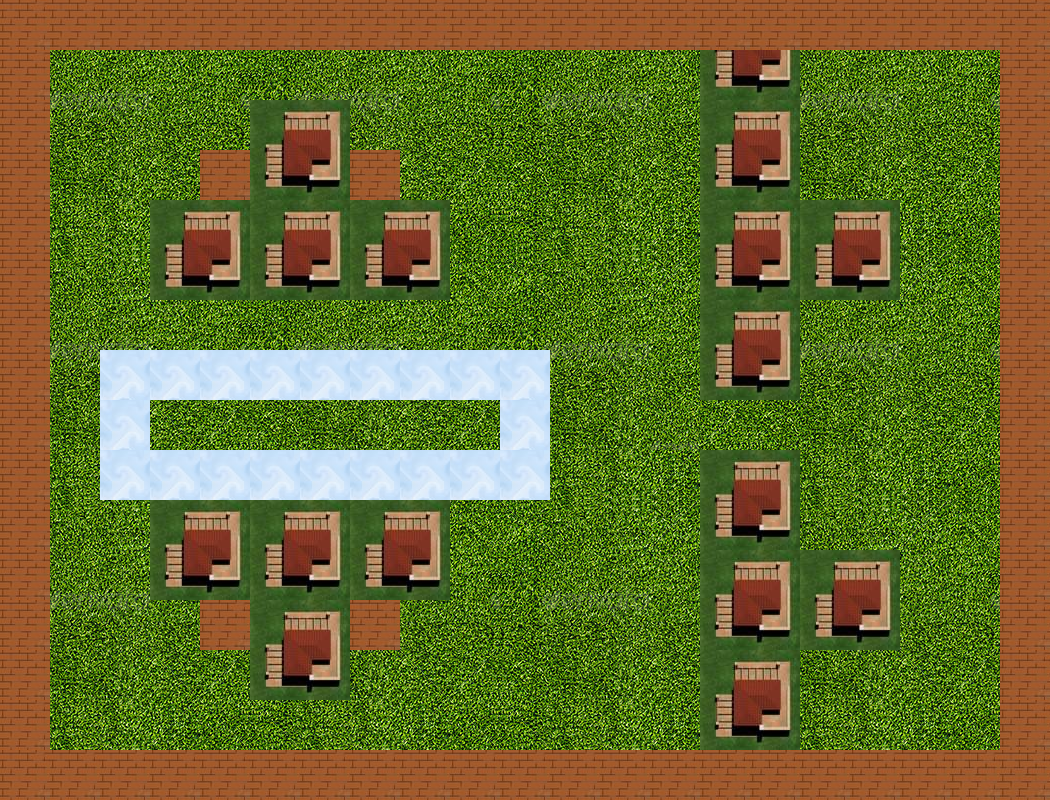

This is a level from a 2D game, rendered from its Tiled map with the project's own tilesets. A one-line summary and the map file follow, with tile-layer data summarised:
An orthogonal 21x16 tile map with 50x50 px tiles, 4 tile layers (Street, Building, Border, Snow), 10 tilesets and 1 object (SpawnPoint).

<map version="1.0" orientation="orthogonal" width="21" height="16" tilewidth="50" tileheight="50">
 <tileset firstgid="1" name="grassTexture" tilewidth="50" tileheight="50">
  <image source="grassTexture.jpg" width="590" height="590" />
 </tileset>
 <tileset firstgid="122" name="3" tilewidth="50" tileheight="50" spacing="1" margin="1">
  <image source="3.jpg" width="128" height="128" />
  <tile id="1">
   <properties>
    <property name="Collectable" value="True" />
   </properties>
  </tile>
 </tileset>
 <tileset firstgid="126" name="wall2" tilewidth="50" tileheight="50" spacing="1" margin="1">
  <image source="wall2.jpg" width="100" height="100" />
  <tile id="0">
   <properties>
    <property name="Collidable" value="True" />
   </properties>
  </tile>
 </tileset>
 <tileset firstgid="127" name="h1" tilewidth="50" tileheight="50">
  <image source="h1.jpg" width="111" height="100" />
  <tile id="0">
   <properties>
    <property name="Collidable" value="True" />
   </properties>
  </tile>
  <tile id="1">
   <properties>
    <property name="Collidable" value="True" />
   </properties>
  </tile>
  <tile id="2">
   <properties>
    <property name="Collidable" value="True" />
   </properties>
  </tile>
  <tile id="3">
   <properties>
    <property name="Collidable" value="True" />
   </properties>
  </tile>
 </tileset>
 <tileset firstgid="131" name="dark-blue" tilewidth="50" tileheight="50">
  <tileoffset x="0" y="2" />
  <image source="dark-blue.jpg" width="800" height="600" />
  <tile id="0">
   <properties>
    <property name="collectible2x" value="True" />
   </properties>
  </tile>
 </tileset>
 <tileset firstgid="323" name="powerup12" tilewidth="45" tileheight="45">
  <image source="powerup12.png" width="45" height="45" />
  <tile id="0">
   <properties>
    <property name="Power_blue" value="True" />
   </properties>
  </tile>
 </tileset>
 <tileset firstgid="324" name="life" tilewidth="45" tileheight="45">
  <image source="life.png" width="45" height="45" />
  <tile id="0">
   <properties>
    <property name="lives" value="True" />
   </properties>
  </tile>
 </tileset>
 <tileset firstgid="325" name="HandGernade_45x45" tilewidth="45" tileheight="45">
  <image source="HandGernade_45x45.png" width="45" height="45" />
  <tile id="0">
   <properties>
    <property name="Grenade" value="True" />
   </properties>
  </tile>
 </tileset>
 <tileset firstgid="326" name="bonus" tilewidth="40" tileheight="40">
  <image source="bonus.png" width="43" height="45" />
  <tile id="0">
   <properties>
    <property name="Bonus" value="True" />
   </properties>
  </tile>
 </tileset>
 <tileset firstgid="327" name="ghostPit" tilewidth="44" tileheight="44">
  <image source="ghostPit.png" width="45" height="44" />
 </tileset>
 <layer name="Street" width="21" height="16">
  <data>[336 cells, 336 non-empty, 25 distinct tile ids]</data>
 </layer>
 <layer name="Building" width="21" height="16">
  <data>[336 cells, 66 non-empty, 4 distinct tile ids]</data>
 </layer>
 <layer name="Border" width="21" height="16">
  <data>[336 cells, 74 non-empty, 1 distinct tile ids]</data>
 </layer>
 <layer name="Snow" width="21" height="16">
  <data>[336 cells, 20 non-empty, 1 distinct tile ids]</data>
 </layer>
 <objectgroup name="Objects" width="21" height="16">
  <object name="SpawnPoint" x="560" y="409" width="32" height="35" />
 </objectgroup>
</map>
